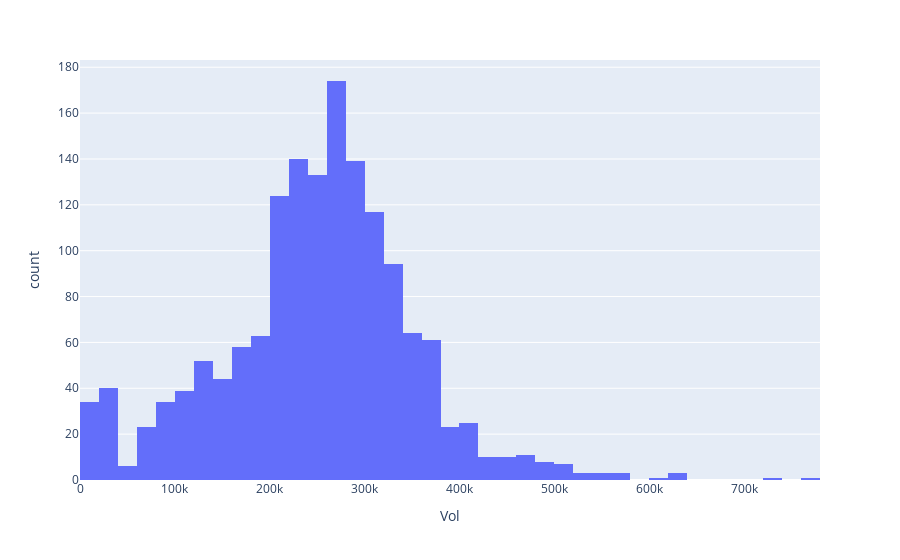

This figure's notebook cell:
### Code cell
px.histogram(df, x='Vol')

### Figure 1 — Plotly figure (JSON) as saved in the notebook; plotly's stock layout.template omitted (floating-point values rounded to 4 significant figures; data arrays with more than 128 entries replaced by an {"elided": "..."} marker saying what was removed)
{"data": [{"alignmentgroup": "True", "bingroup": "x", "hovertemplate": "Vol=%{x}<br>count=%{y}<extra></extra>", "legendgroup": "", "marker": {"color": "#636efa", "pattern": {"shape": ""}}, "name": "", "offsetgroup": "", "orientation": "v", "showlegend": false, "type": "histogram", "x": {"elided": "1548 float values"}, "xaxis": "x", "yaxis": "y"}], "layout": {"barmode": "relative", "legend": {"tracegroupgap": 0}, "margin": {"t": 60}, "xaxis": {"anchor": "y", "domain": [0, 1], "title": {"text": "Vol"}}, "yaxis": {"anchor": "x", "domain": [0, 1], "title": {"text": "count"}}}}
